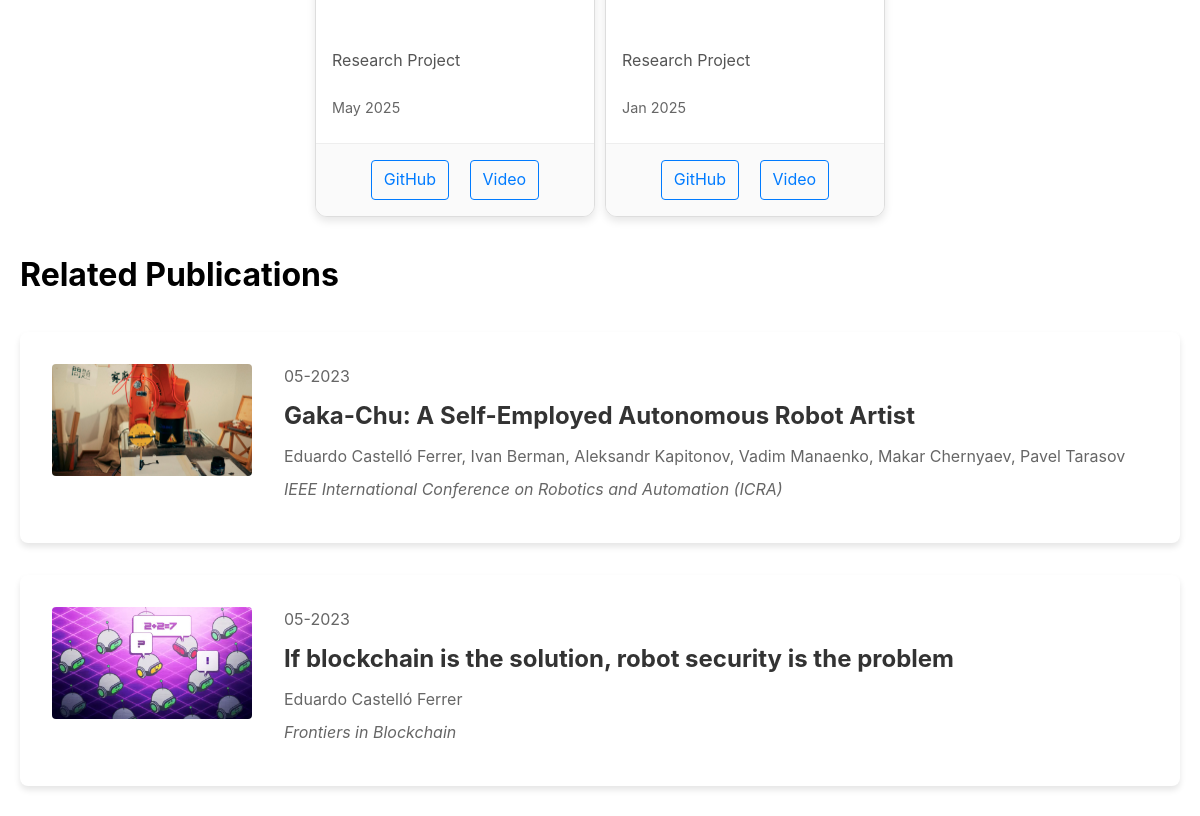
Page /research-lines/economic-autonomy-for-robots/ (middle part) on the earlier database version.
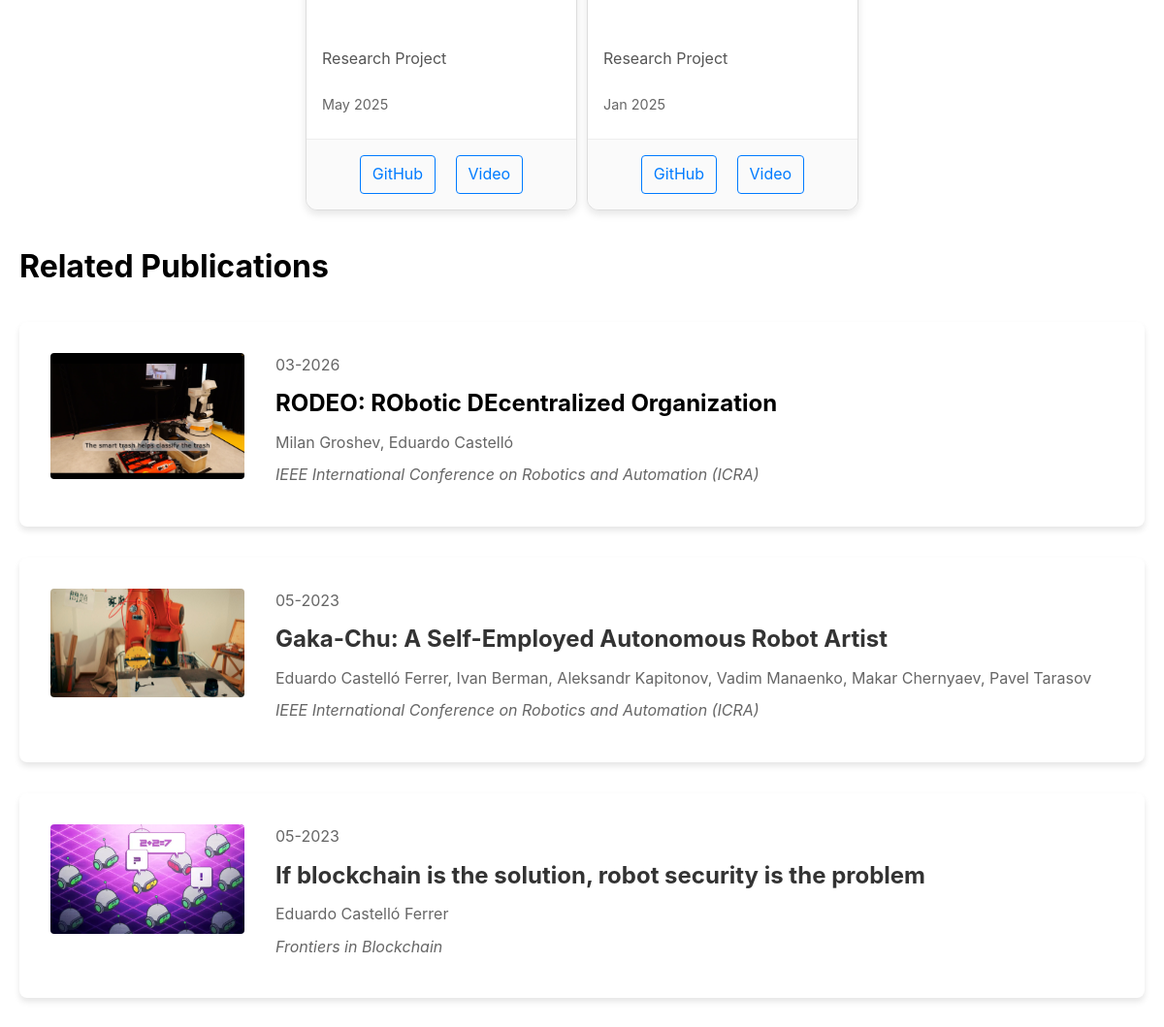
Same page on the later database version.
### main/models.py (models this page shows, shortened)
class Project(models.Model):
    title = models.CharField(max_length=200)
    slug = models.SlugField(max_length=200, unique=True, blank=True, default='')
    description = models.TextField()
    image = models.ImageField(upload_to='projects/', blank=True)
    video_url = models.URLField(blank=True)
    date = models.DateField()
    github_link = models.URLField(blank=True)
    publications = models.ManyToManyField(Publication, blank=True, related_name='projects')
    created_at = models.DateTimeField(auto_now_add=True)
    updated_at = models.DateTimeField(auto_now=True)
    class Meta:
        ordering = ['-date']

class Publication(models.Model):
    title = models.CharField(max_length=200)
    authors = models.CharField(max_length=500)
    image = models.ImageField(upload_to='publications/', blank=True)
    publication_date = models.DateField()
    journal = models.CharField(max_length=200)
    doi = models.CharField(max_length=200, blank=True)
    archivelink = models.URLField(blank=True)
    abstract = models.TextField()
    link = models.URLField(blank=True)
    created_at = models.DateTimeField(auto_now_add=True)
    updated_at = models.DateTimeField(auto_now=True)
    keywords = models.ManyToManyField(Keyword, blank=True, related_name='publications')
    class Meta:
        ordering = ['-publication_date']

### main/views.py (the view)
# urls.py: path("research-lines/<slug:slug>/", views.research_detail, name="research_detail"),
def research_detail(request, slug):
    research_line = get_object_or_404(ResearchLine, slug=slug)
    return render(
        request, "main/research_detail.html", {"research_line": research_line}
    )

### main/context_processors.py (called while the page is built)
def site_settings(request):
    return {
        'site_settings': SiteSettings.get_settings()
    }

### main/models.py (called while the page is built)
    @classmethod
    def get_settings(cls):
        return cls.objects.first() or cls.objects.create()

### main/templatetags/jsonld_tags.py (called while the page is built)
@register.filter
def jsonld_escape(value):
    if value is None:
        return ""
    return json.dumps(str(value))[1:-1]  # Remove surrounding quotes

### main/templates/main/research_detail.html (shortened to what this page needs)
{% extends 'base.html' %}
{% load static %}
{% load jsonld_tags %}
{% block extra_css %}
  <link rel="stylesheet" href="{% static 'css/project_detail.css' %}">
  <link rel="stylesheet" href="{% static 'css/projects.css' %}">
{% endblock %}
{% block content %}
    <div class="project-content">
    {% if research_line.projects.exists %}
            <div class="projects-grid">
                {% for project in research_line.projects.all %}
                    <div class="project-card">
                        <div class="project-card-header">
                            <h3>
                            </h3>
                        </div>
                        <div class="project-card-body">
                            <p class="project-tagline">Research Project</p>
                            <p class="project-date">
                                {{ project.date|date:"M Y" }}
                            </p>
                        </div>
                        <div class="project-card-footer">
                            {% if project.github_link %}
                                <a href="{{ project.github_link }}" target="_blank" class="project-link">GitHub</a>
                            {% endif %}
                            {% if project.video_url %}
                                <a href="{{ project.video_url }}" target="_blank" class="project-link">Video</a>
                            {% endif %}
                        </div>
                    </div>
                {% endfor %}
            </div>
        {% endif %}
    </div>
        {% if research_line.publications.exists %}
            <h3>Related Publications</h3>
            <div class="publications-list">
                {% for publication in research_line.publications.all %}
                    <div class="publication-card">
                        {% if publication.image %}
                            <img src="{{ publication.image.url }}" alt="{{ publication.title }}" class="publication-image">
                        {% endif %}
                        <div class="publication-content">
                            <div class="publication-date">{{ publication.publication_date|date:"m-Y" }}</div>
                            <h4 class="publication-title">
                                {% if publication.link %}
                                    <a href="{{ publication.link }}">{{ publication.title }}</a>
                                {% elif publication.doi %}
                                    <a href="https://doi.org/{{ publication.doi }}">{{ publication.title }}</a>
                                {% else %}
                                    {{ publication.title }}
                                {% endif %}
                            </h4>
                            <p class="publication-authors">{{ publication.authors }}</p>
                            <p class="publication-journal">{{ publication.journal }}</p>
                        </div>
                    </div>
                {% endfor %}
            </div>
        {% endif %}
{% endblock %}

### templates/base.html (shortened to what this page needs)
{% load static %}
<!DOCTYPE html>
<html lang="en">
<head>
    <link rel="stylesheet" href="{% static 'css/base.css' %}">
    {% block extra_css %}{% endblock %}
</head>
<body>
    <main>
        {% block content %}
        {% endblock %}
    </main>
</body>
</html>

### static/css/base.css (style rules this page uses)
body { margin: 0; padding: 0; font-family: -apple-system, BlinkMacSystemFont, "Segoe UI", Roboto, Helvetica, Arial, sans-serif; line-height: 1.6; -webkit-text-size-adjust: 100%; box-sizing: border-box; }
*, *:before, *:after { box-sizing: inherit; }
main { max-width: 1200px; margin: 40px auto; padding: 0 20px; }
html, body { margin: 0; padding: 0; overflow-x: hidden; }

### static/css/project_detail.css (style rules this page uses)
main { padding-top: 0; margin-top: 0; }
.project-content { max-width: 1200px; margin: -100px auto 0; padding: 0 2rem; position: relative; z-index: 2; }
.publications-list { display: flex; flex-direction: column; gap: 2rem; margin: 2rem 0; }
.publication-card { background: white; border-radius: 8px; padding: 2rem; box-shadow: 0 4px 6px rgba(0, 0, 0, 0.1); display: flex; gap: 2rem; align-items: stretch; min-height: 200px; }
.publication-date { color: #666; font-size: 1rem; margin-bottom: 0.5rem; }
.publication-title { font-size: 1.5rem; margin: 0.5rem 0; }
.publication-title a { color: #333; text-decoration: none; }
.publication-authors { color: #666; margin: 0.5rem 0; }
.publication-journal { color: #666; font-style: italic; margin: 0.5rem 0; }
.publication-image { width: 200px; height: 100%; object-fit: cover; border-radius: 4px; flex-shrink: 0; }
h3 { font-size: 2rem; }
.publication-content { flex: 1; }

### static/css/projects.css (style rules this page uses)
.projects-grid { display: flex; flex-wrap: wrap; gap: 10px; justify-content: center; }
.project-card { background-color: #fff; border: 1px solid #ddd; border-radius: 12px; box-shadow: 0 4px 8px rgba(0, 0, 0, 0.1); overflow: hidden; display: flex; flex-direction: column; justify-content: space-between; transition: transform 0.2s, box-shadow 0.2s; width: 280px; }
.project-card-header { padding: 0; }
.project-card-header h3 { padding: 16px; margin: 0; font-size: 1.25rem; }
.project-card-body { padding: 16px; flex-grow: 1; display: flex; flex-direction: column; justify-content: flex-end; }
.project-date { color: #666; font-size: 0.9rem; margin-bottom: 8px; }
.project-tagline { color: #555; font-size: 1rem; margin-bottom: 8px; }
.project-card-footer { padding: 16px; text-align: center; border-top: 1px solid #eee; background-color: #fafafa; }
.project-link { display: inline-block; margin: 0 8px; padding: 6px 12px; color: #007bff; text-decoration: none; border: 1px solid #007bff; border-radius: 4px; transition: all 0.2s; }

Differences in the rows shown:
added Publication: image (picture), publication_date "03-2026", title "RODEO: RObotic DEcentralized Organization", authors "Milan Groshev, Eduardo Castelló", journal "IEEE International Conference on Robotics and Automation (ICRA)"
